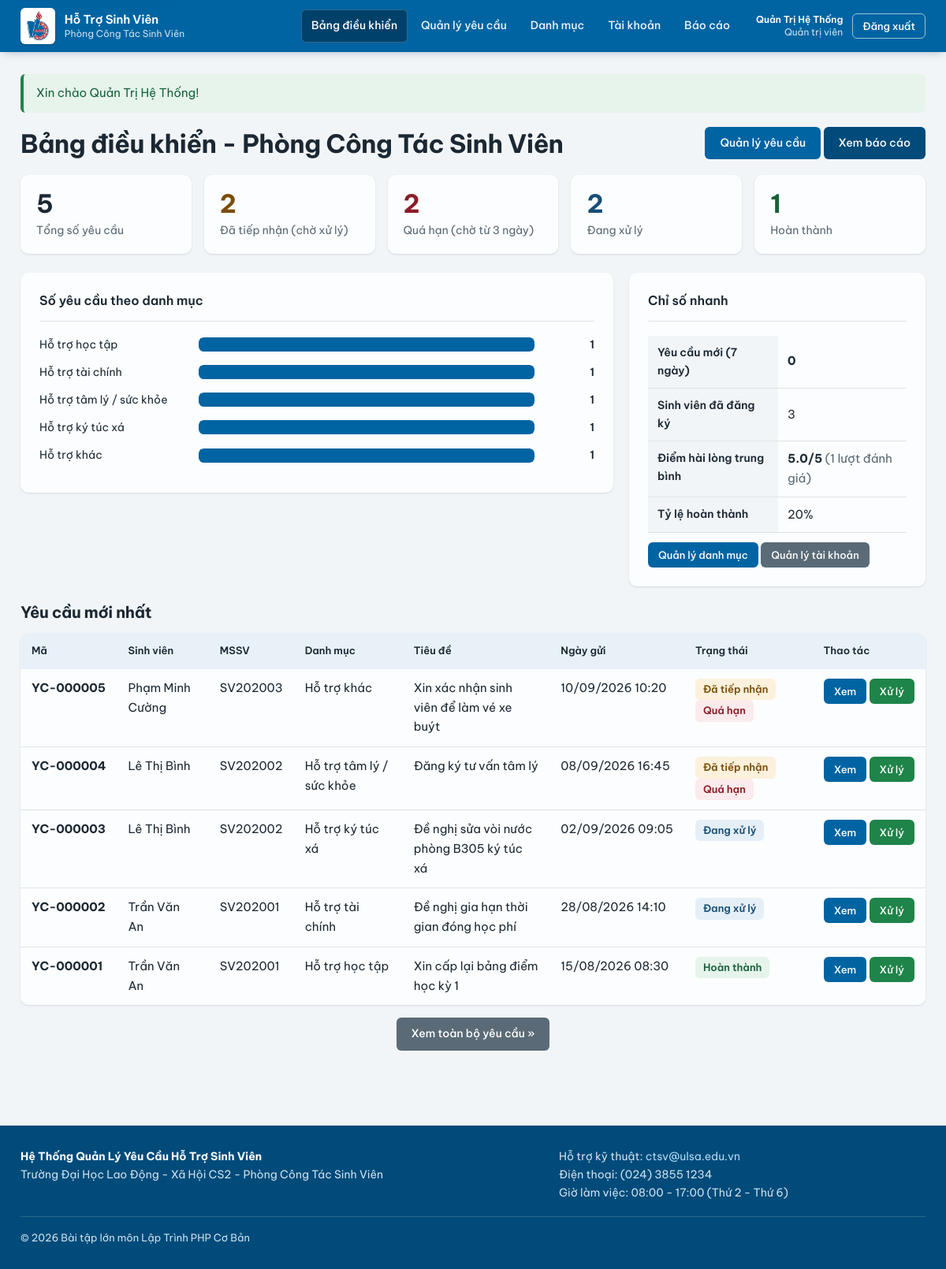
/admin/index.php (signed in), run on the app's committed database.
### tables this page shows
CREATE TABLE `tbl_requests` (
    `id`                INT AUTO_INCREMENT PRIMARY KEY    COMMENT 'Khóa chính',
    `user_id`           INT NOT NULL                      COMMENT 'FK -> tbl_users: sinh viên gửi',
    `category_id`       INT NOT NULL                      COMMENT 'FK -> tbl_categories',
    `title`             VARCHAR(255) NOT NULL             COMMENT 'Tiêu đề yêu cầu',
    `description`       LONGTEXT NOT NULL                 COMMENT 'Nội dung chi tiết',
    `status`            ENUM('received','processing','completed') NOT NULL DEFAULT 'received'
                                                          COMMENT 'received=Đã tiếp nhận, processing=Đang xử lý, completed=Hoàn thành',
    `attachment_path`   VARCHAR(255) DEFAULT NULL         COMMENT 'Tên tệp đính kèm của sinh viên',
    `staff_assigned_id` INT DEFAULT NULL                  COMMENT 'FK -> tbl_users: cán bộ phụ trách',
    `rating`            TINYINT DEFAULT NULL              COMMENT 'Đánh giá hài lòng 1-5 sao (tùy chọn)',
    `rating_comment`    VARCHAR(500) DEFAULT NULL         COMMENT 'Nhận xét kèm đánh giá',
    `created_at`        TIMESTAMP NOT NULL DEFAULT CURRENT_TIMESTAMP,
    `updated_at`        TIMESTAMP NOT NULL DEFAULT CURRENT_TIMESTAMP ON UPDATE CURRENT_TIMESTAMP,
    CONSTRAINT `fk_request_user`     FOREIGN KEY (`user_id`)
        REFERENCES `tbl_users`(`id`)      ON DELETE CASCADE  ON UPDATE CASCADE,
    CONSTRAINT `fk_request_category`  FOREIGN KEY (`category_id`)
        REFERENCES `tbl_categories`(`id`) ON DELETE RESTRICT ON UPDATE CASCADE,
    CONSTRAINT `fk_request_staff`     FOREIGN KEY (`staff_assigned_id`)
        REFERENCES `tbl_users`(`id`)      ON DELETE SET NULL ON UPDATE CASCADE,
    INDEX `idx_requests_status`   (`status`),
    INDEX `idx_requests_user`     (`user_id`),
    INDEX `idx_requests_category` (`category_id`),
    INDEX `idx_requests_created`  (`created_at`),
    INDEX `idx_requests_user_created`   (`user_id`, `created_at`),
    INDEX `idx_requests_status_created` (`status`, `created_at`)
);

CREATE TABLE `tbl_users` (
    `id`         INT AUTO_INCREMENT PRIMARY KEY           COMMENT 'Khóa chính',
    `full_name`  VARCHAR(255) NOT NULL                    COMMENT 'Họ và tên',
    `email`      VARCHAR(255) NOT NULL UNIQUE             COMMENT 'Email đăng nhập, duy nhất',
    `phone`      VARCHAR(20)  DEFAULT NULL                COMMENT 'Số điện thoại liên hệ',
    `student_id` VARCHAR(50)  DEFAULT NULL UNIQUE         COMMENT 'Mã sinh viên (NULL với cán bộ)',
    `password`   VARCHAR(255) NOT NULL                    COMMENT 'Mật khẩu đã băm bằng bcrypt',
    `role`       ENUM('student','staff','admin') NOT NULL DEFAULT 'student'
                                                          COMMENT 'Vai trò quyết định quyền truy cập',
    `status`     ENUM('active','inactive') NOT NULL DEFAULT 'active'
                                                          COMMENT 'Khóa tài khoản khi inactive',
    `failed_logins` INT NOT NULL DEFAULT 0                COMMENT 'Số lần đăng nhập sai liên tiếp',
    `locked_until`  DATETIME DEFAULT NULL                 COMMENT 'Tạm khóa đăng nhập tới thời điểm này (chống dò mật khẩu)',
    `created_at` TIMESTAMP NOT NULL DEFAULT CURRENT_TIMESTAMP,
    `updated_at` TIMESTAMP NOT NULL DEFAULT CURRENT_TIMESTAMP ON UPDATE CURRENT_TIMESTAMP,
    INDEX `idx_users_role` (`role`),
    INDEX `idx_users_status` (`status`)
);

CREATE TABLE `tbl_categories` (
    `id`            INT AUTO_INCREMENT PRIMARY KEY        COMMENT 'Khóa chính',
    `category_name` VARCHAR(100) NOT NULL UNIQUE          COMMENT 'Tên danh mục hiển thị',
    `category_code` VARCHAR(50)  DEFAULT NULL UNIQUE      COMMENT 'Mã danh mục dùng nội bộ',
    `description`   TEXT         DEFAULT NULL             COMMENT 'Mô tả phạm vi hỗ trợ',
    `sort_order`    INT NOT NULL DEFAULT 0                COMMENT 'Thứ tự hiển thị, nhỏ đứng trước',
    `created_at`    TIMESTAMP NOT NULL DEFAULT CURRENT_TIMESTAMP
);

### admin/index.php (the view, shortened to what this page needs)
<?php
$counts      = ['received' => 0, 'processing' => 0, 'completed' => 0];
$last7Days   = 0;
$ratedCount  = 0;
$ratingTotal = 0;
$overdueCount = 0;
$statusRows  = db_select(
    'SELECT status,
            COUNT(*) AS total,
            SUM(created_at >= DATE_SUB(NOW(), INTERVAL 7 DAY)) AS last7,
            SUM(created_at < ?) AS overdue,
            COUNT(rating) AS rated,
            COALESCE(SUM(rating), 0) AS rating_total
       FROM tbl_requests GROUP BY status',
    [overdue_cutoff()]
);
foreach ($statusRows as $row) {
    $counts[$row['status']] = (int)$row['total'];
    $last7Days   += (int)$row['last7'];
    if ($row['status'] === 'received') {
        $overdueCount = (int)$row['overdue'];
    }
    $ratedCount  += (int)$row['rated'];
    $ratingTotal += (int)$row['rating_total'];
}
$avgRating     = $ratedCount > 0 ? number_format($ratingTotal / $ratedCount, 1, '.', '') : null;
$totalRequests = array_sum($counts);
$byCategory = db_select(
    'SELECT c.category_name, COUNT(r.id) AS total
       FROM tbl_categories c
       LEFT JOIN tbl_requests r ON r.category_id = c.id
      GROUP BY c.id, c.category_name
      ORDER BY c.sort_order ASC'
);
$maxCategory = 0;
foreach ($byCategory as $row) {
    $maxCategory = max($maxCategory, (int)$row['total']);
}
$totalUsers = (int)db_scalar('SELECT COUNT(*) FROM tbl_users WHERE role = ?', ['student'], 's');
$recentRequests = get_requests([], 5, 0);
require_once __DIR__ . '/../includes/header.php';
?>
<div class="page-head">
    <h1>Bảng điều khiển - <?php echo e(APP_DEPARTMENT); ?></h1>
    <div>
        <a class="btn" href="manage_requests.php">Quản lý yêu cầu</a>
        <a class="btn btn-primary" href="reports.php">Xem báo cáo</a>
    </div>
</div>
<section class="stats-grid">
    <div class="stat-card stat-total">
        <div class="stat-value"><?php echo $totalRequests; ?></div>
        <div class="stat-label">Tổng số yêu cầu</div>
    </div>
    <div class="stat-card stat-received">
        <div class="stat-value"><?php echo $counts['received']; ?></div>
        <div class="stat-label">Đã tiếp nhận (chờ xử lý)</div>
    </div>
    <a class="stat-card stat-overdue" href="manage_requests.php?<?php echo e(http_build_query(['status' => 'received', 'to_date' => overdue_to_date()])); ?>">
        <div class="stat-value"><?php echo $overdueCount; ?></div>
        <div class="stat-label">Quá hạn (chờ từ <?php echo OVERDUE_DAYS; ?> ngày)</div>
    </a>
    <div class="stat-card stat-processing">
        <div class="stat-value"><?php echo $counts['processing']; ?></div>
        <div class="stat-label">Đang xử lý</div>
    </div>
    <div class="stat-card stat-completed">
        <div class="stat-value"><?php echo $counts['completed']; ?></div>
        <div class="stat-label">Hoàn thành</div>
    </div>
</section>
<div class="detail-grid">
    <div class="card">
        <div class="card-title">Số yêu cầu theo danh mục</div>
        <?php if ($totalRequests === 0): ?>
            <p class="text-muted mb-0">Chưa có dữ liệu để thống kê.</p>
        <?php else: ?>
            <?php foreach ($byCategory as $row): ?>
            <?php
                $percent = $maxCategory > 0 ? round((int)$row['total'] / $maxCategory * 100) : 0;
            ?>
            <div class="chart-row">
                <div class="chart-label"><?php echo e($row['category_name']); ?></div>
                <div class="chart-track">
                    <div class="chart-fill" style="width: <?php echo $percent; ?>%"></div>
                </div>
                <div class="chart-value"><?php echo (int)$row['total']; ?></div>
            </div>
            <?php endforeach; ?>
        <?php endif; ?>
    </div>
    <div class="card">
        <div class="card-title">Chỉ số nhanh</div>
        <table class="info-table">
            <tr><th>Yêu cầu mới (7 ngày)</th><td><strong><?php echo $last7Days; ?></strong></td></tr>
            <tr><th>Sinh viên đã đăng ký</th><td><?php echo $totalUsers; ?></td></tr>
            <tr>
                <th>Điểm hài lòng trung bình</th>
                <td>
                    <?php if ($ratedCount > 0): ?>
                        <strong><?php echo e($avgRating); ?>/5</strong>
                        <span class="text-muted">(<?php echo $ratedCount; ?> lượt đánh giá)</span>
                    <?php else: ?>
                        <span class="text-muted">Chưa có đánh giá</span>
                    <?php endif; ?>
                </td>
            </tr>
            <tr>
                <th>Tỷ lệ hoàn thành</th>
                <td>
                    <?php echo $totalRequests > 0
                        ? round($counts['completed'] / $totalRequests * 100) . '%'
                        : '0%'; ?>
                </td>
            </tr>
        </table>
        <div class="mt-12">
            <a class="btn btn-sm" href="manage_categories.php">Quản lý danh mục</a>
            <?php if (is_super_admin()): ?>
            <a class="btn btn-sm btn-muted" href="manage_staff.php">Quản lý tài khoản</a>
            <?php endif; ?>
        </div>
    </div>
</div>
<h2>Yêu cầu mới nhất</h2>
<div class="table-wrap">
    <table class="data-table">
        <thead>
            <tr>
                <th>Mã</th>
                <th>Sinh viên</th>
                <th>MSSV</th>
                <th>Danh mục</th>
                <th>Tiêu đề</th>
                <th>Ngày gửi</th>
                <th>Trạng thái</th>
                <th class="text-center">Thao tác</th>
            </tr>
        </thead>
        <tbody>
        <?php if (empty($recentRequests)): ?>
            <tr><td colspan="8" class="table-empty">Chưa có yêu cầu nào trong hệ thống.</td></tr>
        <?php else: ?>
            <?php foreach ($recentRequests as $request): ?>
            <tr>
                <td class="nowrap"><strong><?php echo e(request_code($request['id'])); ?></strong></td>
                <td><?php echo e($request['full_name']); ?></td>
                <td><?php echo e($request['student_id']); ?></td>
                <td><?php echo e($request['category_name']); ?></td>
                <td><?php echo e(mb_strimwidth($request['title'], 0, 50, '…')); ?></td>
                <td class="nowrap"><?php echo e(format_datetime($request['created_at'])); ?></td>
                <td><?php echo status_badges($request); ?></td>
                <td class="text-center nowrap">
                    <a class="btn btn-sm" href="view_request.php?id=<?php echo (int)$request['id']; ?>">Xem</a>
                    <a class="btn btn-sm btn-success" href="process_request.php?id=<?php echo (int)$request['id']; ?>">Xử lý</a>
                </td>
            </tr>
            <?php endforeach; ?>
        <?php endif; ?>
        </tbody>
    </table>
</div>
<p class="text-center mt-16">
    <a class="btn btn-muted" href="manage_requests.php">Xem toàn bộ yêu cầu &raquo;</a>
</p>
<?php require_once __DIR__ . '/../includes/footer.php'; ?>

### functions.php (shortened to what this page needs)
<?php
require_once __DIR__ . '/config.php';
function e($value)
{
    return htmlspecialchars((string)$value, ENT_QUOTES | ENT_SUBSTITUTE, 'UTF-8');
}
function db_query($sql, $params = [], $types = '')
{
    global $conn;
    $stmt = mysqli_prepare($conn, $sql);
    if (!empty($params)) {
        if ($types === '') {
            foreach ($params as $p) {
                if (is_int($p)) {
                    $types .= 'i';
                } elseif (is_float($p)) {
                    $types .= 'd';
                } else {
                    $types .= 's';
                }
            }
        }
        mysqli_stmt_bind_param($stmt, $types, ...$params);
    }
    mysqli_stmt_execute($stmt);
    return $stmt;
}
function db_select($sql, $params = [], $types = '')
{
    $stmt   = db_query($sql, $params, $types);
    $result = mysqli_stmt_get_result($stmt);
    $rows   = mysqli_fetch_all($result, MYSQLI_ASSOC);
    return $rows;
}
function db_select_one($sql, $params = [], $types = '')
{
    $stmt   = db_query($sql, $params, $types);
    $result = mysqli_stmt_get_result($stmt);
    $row    = mysqli_fetch_assoc($result);
    return $row ?: null;
}
function db_scalar($sql, $params = [], $types = '')
{
    $row = db_select_one($sql, $params, $types);
    return $row ? reset($row) : null;
}
function current_role()
{
    return $_SESSION['role'] ?? '';
}
function is_super_admin()
{
    return current_role() === 'admin';
}
function render_flash()
{
    if (!empty($_SESSION['flash'])) {
        $flash = $_SESSION['flash'];
        echo '<div class="alert alert-' . e($flash['type']) . '">' . e($flash['message']) . '</div>';
    }
}
function status_list()
{
    return [
        'received'   => 'Đã tiếp nhận',
        'processing' => 'Đang xử lý',
        'completed'  => 'Hoàn thành',
    ];
}
function status_label($status)
{
    $list = status_list();
    return $list[$status] ?? 'Không xác định';
}
function status_badge($status)
{
    return '<span class="badge badge-' . e($status) . '">' . e(status_label($status)) . '</span>';
}
function overdue_cutoff()
{
    return date('Y-m-d', strtotime('-' . (OVERDUE_DAYS - 1) . ' days')) . ' 00:00:00';
}
function overdue_to_date()
{
    return date('Y-m-d', strtotime('-' . OVERDUE_DAYS . ' days'));
}
function is_overdue($request)
{
    return $request['status'] === 'received' && $request['created_at'] < overdue_cutoff();
}
function status_badges($request)
{
    $html = status_badge($request['status']);
    if (is_overdue($request)) {
        $html .= ' <span class="badge badge-overdue">Quá hạn</span>';
    }
    return $html;
}
function format_datetime($datetime, $withTime = true)
{
    $ts = strtotime($datetime);
    return $withTime ? date('d/m/Y H:i', $ts) : date('d/m/Y', $ts);
}
function normalize_date_filters($filters)
{
    foreach (['from_date', 'to_date'] as $key) {
        $value = $filters[$key] ?? '';
        $date  = DateTime::createFromFormat('!Y-m-d', (string)$value);
        $filters[$key] = ($date && $date->format('Y-m-d') === $value) ? $value : '';
    }
    return $filters;
}
function build_request_filters($filters)
{
    $where   = [];
    $params  = [];
    $clause = $where ? ' WHERE ' . implode(' AND ', $where) : '';
    return [$clause, $params];
}
function get_requests($filters, $limit = ITEMS_PER_PAGE, $offset = 0)
{
    list($clause, $params) = build_request_filters($filters);
    $sql = 'SELECT r.*, u.full_name, u.student_id, u.email, c.category_name
            FROM tbl_requests r
            JOIN tbl_users u ON u.id = r.user_id
            JOIN tbl_categories c ON c.id = r.category_id'
         . $clause . ' ORDER BY r.created_at DESC, r.id DESC';
    if ($limit !== null) {
        $sql     .= ' LIMIT ? OFFSET ?';
        $params[] = (int)$limit;
        $params[] = (int)$offset;
    }
    return db_select($sql, $params);
}
function request_code($id)
{
    return 'YC-' . str_pad((string)$id, 6, '0', STR_PAD_LEFT);
}

### data on the page
tbl_requests: staff_assigned "2", id "YC-000001", user.full_name "Trần Văn An", user.student_id "SV202001", category.category_name "Hỗ trợ học tập", title "Xin cấp lại bảng điểm học kỳ 1", created_at "15/08/2026 08:30", status "Hoàn thành"
tbl_requests: id "YC-000005", user.full_name "Phạm Minh Cường", user.student_id "SV202003", category.category_name "Hỗ trợ khác", title "Xin xác nhận sinh viên để làm vé xe buýt", created_at "10/09/2026 10:20", status "Đã tiếp nhận", shows "Quá hạn"
tbl_requests: id "YC-000004", user.full_name "Lê Thị Bình", user.student_id "SV202002", category.category_name "Hỗ trợ tâm lý / sức khỏe", title "Đăng ký tư vấn tâm lý", created_at "08/09/2026 16:45", status "Đã tiếp nhận", shows "Quá hạn"
tbl_requests: id "YC-000003", user.full_name "Lê Thị Bình", user.student_id "SV202002", category.category_name "Hỗ trợ ký túc xá", title "Đề nghị sửa vòi nước phòng B305 ký túc xá", created_at "02/09/2026 09:05", status "Đang xử lý"
tbl_requests: id "YC-000002", user.full_name "Trần Văn An", user.student_id "SV202001", category.category_name "Hỗ trợ tài chính", title "Đề nghị gia hạn thời gian đóng học phí", created_at "28/08/2026 14:10", status "Đang xử lý"

### other printed values
APP_SHORT_NAME "Hỗ Trợ Sinh Viên"
APP_DEPARTMENT "Phòng Công Tác Sinh Viên"
$_SESSION['full_name'] "Quản Trị Hệ Thống"
role_label(current_role()) "Quản trị viên"
$flash['message'] "Xin chào Quản Trị Hệ Thống!"
$totalRequests "5"
$overdueCount "2"
OVERDUE_DAYS "3"
$counts['completed'] "1"
$row['category_name'] "Hỗ trợ học tập"
$row['total'] "1"
$row['category_name'] "Hỗ trợ tài chính"
$row['category_name'] "Hỗ trợ tâm lý / sức khỏe"
$row['category_name'] "Hỗ trợ ký túc xá"
$row['category_name'] "Hỗ trợ khác"
